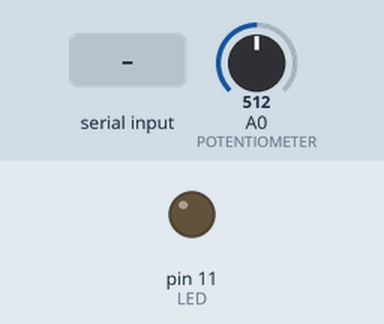
This sketch was run on a simulated Arduino Uno, built with avr-gcc and run on an emulated ATmega328P. On the bench: output pins drawn as LEDs (lit = HIGH). Inputs (shaded band) come from the test bench; at power-on: A0 (POTENTIOMETER) = 512. What the sketch prints to the serial monitor is not drawn.

Above: at 1.2 s.
1.3 s: byte 30 received over Serial
At 2.4 s:
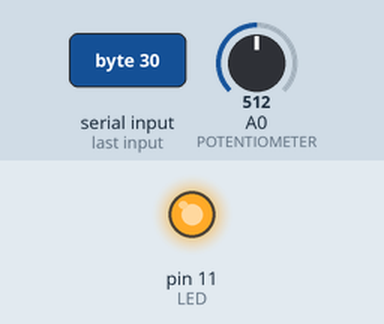
2.8 s: A0 (POTENTIOMETER) set to 716
4.5 s: A0 (POTENTIOMETER) set to 900
Timing chart, 0 to 7.5 s (numbered marks = the images above; inputs shaded):
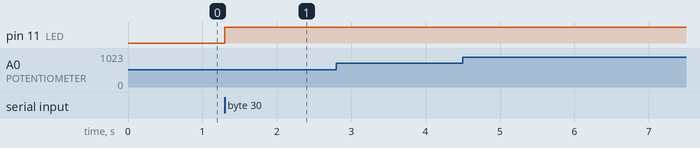

The sketch:

Second_Arduino.ino
```cpp
/* Define the Pins of LED and Potentiometer */
#define LED   11
#define POTENTIOMETER   A0

/* Initialze Some Variables */
int buttonIsPressed = 0;
int potValue;

/***********************************************************/
/***********************************************************/
/***********************************************************/
void setup() {
/* Initialize Serial Communication */
Serial.begin(9600);

/* Initialize Pin Direction */
pinMode(LED, OUTPUT);
pinMode(POTENTIOMETER, INPUT);
}
/***********************************************************/
/***********************************************************/
/***********************************************************/
void loop() {

/* Read value from potentiometer */
potValue = analogRead(POTENTIOMETER);

/* Communication Part */
if(Serial.available()>0){
/* Read value of button for LED */
  buttonIsPressed=Serial.read();
  /* Control LED */
digitalWrite(LED, buttonIsPressed);

}
/* Write Servo Angle */
potValue = map(potValue, 0, 1023, 0, 180);
Serial.write(potValue);


}
```

Measured:
- after the input at 1.3 s, pin 11 (LED): LOW → HIGH at once
- after the input at 2.8 s, every drawn part: stays the same
- after the input at 4.5 s, every drawn part: stays the same
